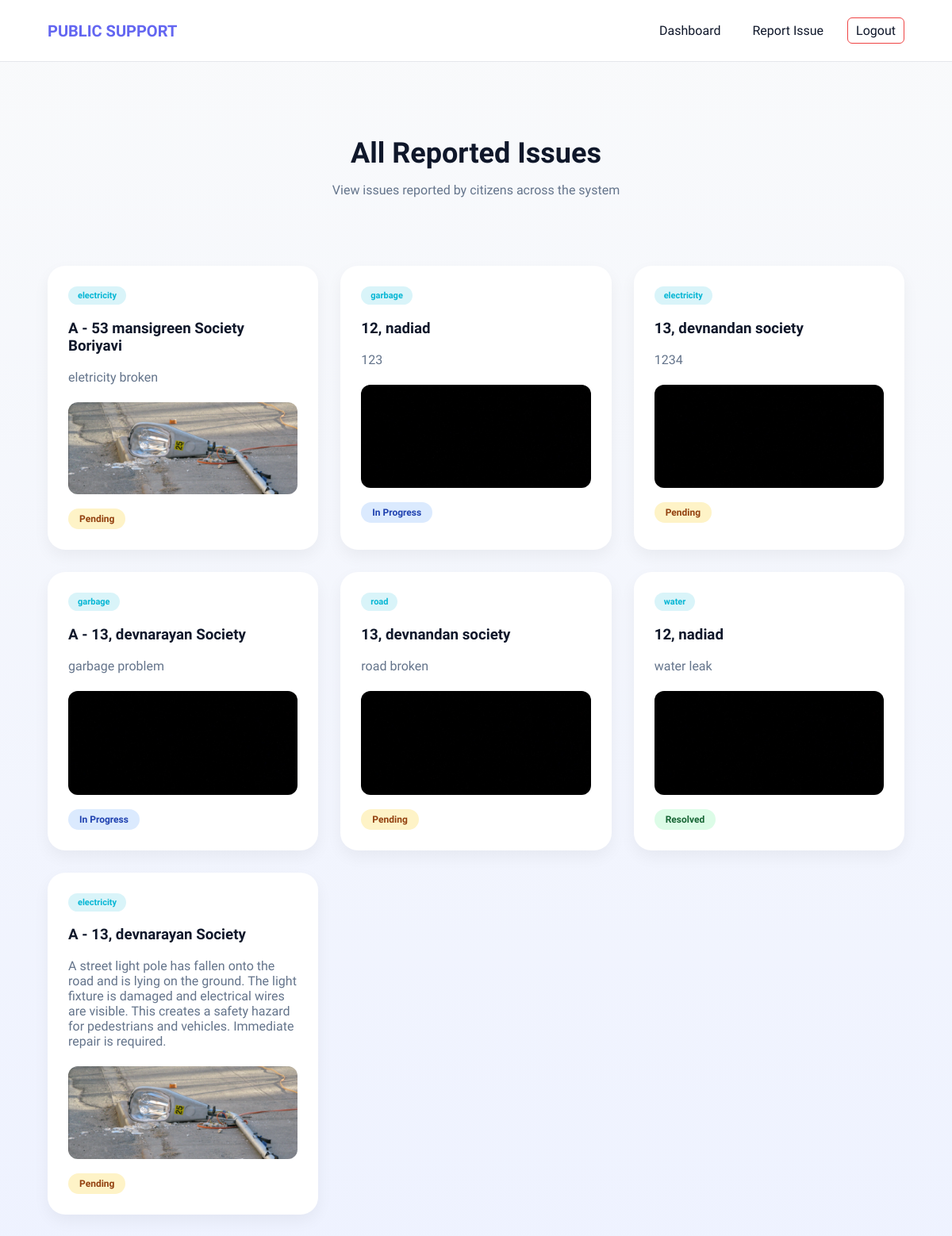
The app's page /view_reports/ with its own data.
### reports/models.py (models this page shows, shortened)
class Issue(models.Model):
    ISSUE_TYPES = [
        ('road', 'Road Problem'),
        ('water', 'Water Supply'),
        ('electricity', 'Electricity'),
        ('garbage', 'Garbage'),
    ]
    STATUS_CHOICES = [
        ('pending', 'Pending'),
        ('in_progress', 'In Progress'),
        ('resolved', 'Resolved'),
    ]
    citizen = models.ForeignKey(User, on_delete=models.CASCADE)
    worker = models.ForeignKey(
        User,
        on_delete=models.SET_NULL,
        null=True,
        blank=True,
        related_name='assigned_worker'
    )
    description = models.TextField()
    issue_type = models.CharField(max_length=50, choices=ISSUE_TYPES)
    location = models.CharField(max_length=255)
    image = models.ImageField(upload_to='issues/', blank=True, null=True)
    status = models.CharField(max_length=20, choices=STATUS_CHOICES, default='pending')
    is_escalated = models.BooleanField(default=False)
    deadline = models.DateTimeField(null=True, blank=True)
    created_at = models.DateTimeField(auto_now_add=True)

### frontend/views.py (the view)
# urls.py: path('view_reports/', views.view_reports, name='view_reports'),
def view_reports(request):
    issues = Issue.objects.all().order_by('-created_at')
    return render(request, 'frontend/my_reports.html', {
        'issues': issues
    })

### frontend/templates/frontend/my_reports.html (shortened to what this page needs)
{% load static %}
<!DOCTYPE html>
<html lang="en">
<head>
<link rel="stylesheet" href="{% static 'css/my_reports.css' %}">
</head>
<body>
<nav class="navbar">
<div class="logo">
    <span>PUBLIC SUPPORT</span>
</div>
<div class="nav-links">
<a href="{% url 'index' %}">Dashboard</a>
<a href="{% url 'report_issue' %}">Report Issue</a>
<a href="{% url 'logout' %}" class="logout-btn">Logout</a>
</div>
</nav>
<div class="header">
<h1>All Reported Issues</h1>
<p>View issues reported by citizens across the system</p>
</div>
<div class="report-container">
<div class="report-grid">
{% for issue in issues %}
<div class="report-card">
<span class="issue-type">
{{ issue.issue_type }}
</span>
<h3>{{ issue.location }}</h3>
<p class="description">
{{ issue.description }}
</p>
{% if issue.image %}
<div class="issue-image">
<img src="{{ issue.image.url }}">
</div>
{% endif %}
{% if issue.status == 'pending' %}
<span class="status pending">Pending</span>
{% elif issue.status == 'in_progress' %}
<span class="status in_progress">In Progress</span>
{% elif issue.status == 'resolved' %}
<span class="status resolved">Resolved</span>
{% endif %}
</div>
{% empty %}
<div class="empty-state">
<h2>No Issues Reported Yet</h2>
<p>The system currently has no reported complaints.</p>
</div>
{% endfor %}
</div>
</div>
</body>
</html>

### static/css/my_reports.css (style rules this page uses)
:root { --bg-main: #f8fafc; --bg-surface: #ffffff; --bg-card: #f1f5f9; --accent-primary: #6366f1; --accent-secondary: #06b6d4; --accent-warm: #6366f1; --text-dark: #0f172a; --text-muted: #64748b; }
* { box-sizing:border-box; }
body { font-family:'Plus Jakarta Sans', sans-serif; margin:0; background:linear-gradient(180deg,#f9fafb,#eef2ff); color:var(--text-dark); }
.navbar { display:flex; justify-content:space-between; align-items:center; padding:22px 60px; background:var(--bg-surface); border-bottom:1px solid #e5e7eb; }
.logo { font-size:20px; font-weight:700; color:var(--accent-primary); }
.nav-links { display:flex; align-items:center; gap:20px; }
.nav-links a { text-decoration:none; color:var(--text-dark); font-weight:500; padding:6px 10px; border-radius:6px; transition:0.3s; }
.logout-btn { border:1px solid #ef4444; color:#ef4444; }
.header { text-align:center; padding:70px 60px 30px 60px; }
.header h1 { font-size:36px; margin-bottom:8px; }
.header p { color:var(--text-muted); }
.report-container { padding:40px 60px 80px 60px; }
.report-grid { display:grid; grid-template-columns:repeat(auto-fit,minmax(280px,1fr)); gap:28px; }
.report-card { background:var(--bg-surface); padding:26px; border-radius:22px; box-shadow:0 8px 20px rgba(0,0,0,0.05); transition:transform 0.2s ease; }
.issue-type { display:inline-block; background:rgba(6,182,212,0.15); color:var(--accent-secondary); padding:5px 12px; border-radius:20px; font-size:11px; font-weight:600; }
.description { margin:12px 0; color:var(--text-muted); }
.issue-image img { width:100%; border-radius:12px; margin-top:10px; }
.status { display:inline-block; margin-top:14px; padding:6px 14px; border-radius:20px; font-size:12px; font-weight:600; }
.pending { background:#fef3c7; color:#92400e; }
.in_progress { background:#dbeafe; color:#1e40af; }
.resolved { background:#dcfce7; color:#166534; }

### records on screen
Issue: issue_type "electricity", location "A - 53 mansigreen Society Boriyavi", description "eletricity broken", image (picture), status "Pending"
Issue: issue_type "garbage", location "12, nadiad", description "123", image (picture), status "In Progress"
Issue: issue_type "electricity", location "13, devnandan society", description "1234", image (picture), status "Pending"
Issue: issue_type "garbage", location "A - 13, devnarayan Society", description "garbage problem", image (picture), status "In Progress"
Issue: issue_type "road", location "13, devnandan society", description "road broken", image (picture), status "Pending"
Issue: issue_type "water", location "12, nadiad", description "water leak", image (picture), status "Resolved"
Issue: issue_type "electricity", location "A - 13, devnarayan Society", description "A street light pole has fallen onto the road and is lying on the ground. The light fixture is damaged and electrical wires are visible. This creates a safety hazard for pedestrians and vehicles. Immediate repair is required.", image (picture), status "Pending"
